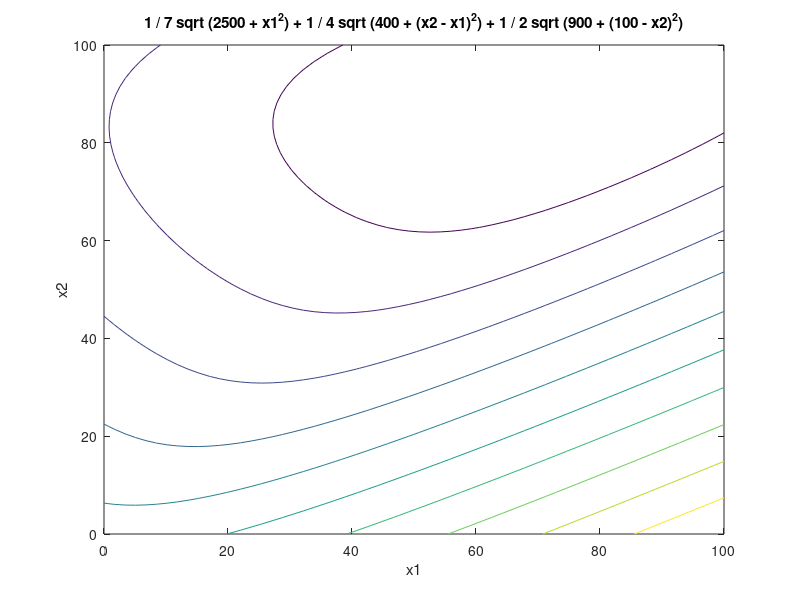

MATLAB code to generate this figure:
f = @(x1,x2) 1/7*sqrt(2500+x1.^2) + 1/4*sqrt(400+(x2-x1).^2)+ 1/2*sqrt(900+(100-x2).^2)
%vectorized variables
f(1,20) %example function executing
ezcontour(f, [0 100 0 100])
